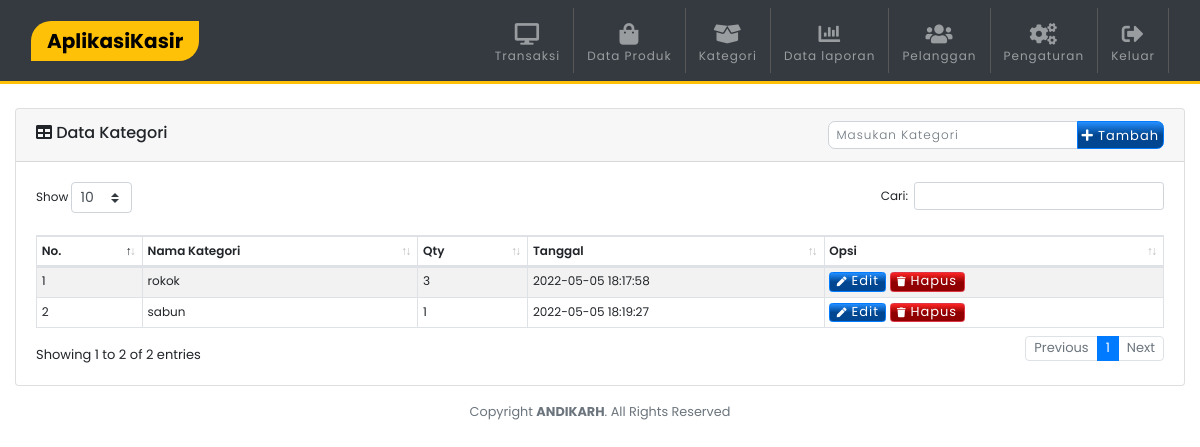
Screenshot of /kategori.php (signed in) with the database file from the repository.
### tables this page shows
CREATE TABLE `kategori` (
  `idkategori` int(11) NOT NULL,
  `nama_kategori` varchar(100) NOT NULL,
  `tgl_dibuat` timestamp NOT NULL DEFAULT current_timestamp() ON UPDATE current_timestamp()
);

### kategori.php (the view, shortened to what this page needs)
<?php include 'template/header.php';?>
<br>
<div class="card">
    <div class="card-header">
        <div class="card-tittle"><i class="fa fa-table me-2 d-none d-sm-inline-block d-md-inline-block"></i> Data Kategori
        <?php
            if(!empty($_GET['edit'])){
                $idkategori = $_GET['edit'];
                $edit = mysqli_query($conn,"SELECT * FROM kategori WHERE idkategori='$idkategori'");
                while($e=mysqli_fetch_array($edit)){
                    $namo= $e['nama_kategori'];
                    echo '<form method="POST" class="float-right">
                    <div class="input-group">
                        <input type="text" name="nama_kategori" class="form-control form-control-sm bg-white"
                        style="border-radius:0.428rem 0px 0px 0.428rem;"
                        placeholder="Masukan Kategori" value="'.$namo.'" required>
                        <div class="input-group-append">
                            <button class="btn btn-success btn-xs p-1" name="update"
                            style="border-radius: 0px 0.428rem 0.428rem 0px;" type="submit">
                                <i class="fas fa-check"></i><span class="d-none d-sm-inline-block d-md-inline-block ml-1">Update</span>
                            </button>
                            <a href="kategori.php" class="btn btn-danger btn-xs py-1 px-2 ml-1"><i class="fas fa-times"></i>
                            <span class="d-none d-sm-inline-block d-md-inline-block ml-1">Batal</span></a>
                        </div>
                    </div>
                </form>';
                }
                if(isset($_POST['update'])){
                    $namakategori = htmlspecialchars($_POST['nama_kategori']);
                    $editup = mysqli_query($conn,"UPDATE kategori SET nama_kategori='$namakategori' WHERE idkategori='$idkategori'");
                    echo '<script>alert("Berhasil Update Kategori");window.location="kategori.php"</script>';
                    }
            } else { ?>
                <form method="POST" class="float-right">
                <div class="input-group">
                    <input type="text" name="nama_kategori" class="form-control form-control-sm bg-white"
                    style="border-radius:0.428rem 0px 0px 0.428rem;"
                    placeholder="Masukan Kategori" required>
                    <div class="input-group-append">
                        <button class="btn btn-primary btn-xs p-1" name="addkategori"
                        style="border-radius: 0px 0.428rem 0.428rem 0px;" type="submit">
                            <i class="fa fa-plus"></i><span class="d-none d-sm-inline-block d-md-inline-block ml-1">Tambah</span>
                        </button>
                    </div>
                </div>
            </form>
            <?php } ?>
        </div>
    </div>
        <div class="card-body">
            <table class="table table-striped table-sm table-bordered dt-responsive nowrap" id="table" width="100%">
                        <thead>
                        <tr>
                            <th>No.</th>
                            <th>Nama Kategori</th>
                            <th>Qty</th>
                            <th>Tanggal</th>
                            <th>Opsi</th>
                        </tr>
                        </thead>
                        <tbody>
                            <?php
                                $no=1;
                                $data_produk=mysqli_query($conn,"SELECT * FROM kategori ORDER BY idkategori ASC");
                                while($d=mysqli_fetch_array($data_produk)){
                                    $idkategori = $d['idkategori'];
                                    ?>
                                    <tr>
                                        <td><?php echo $no++ ?></td>
                                        <td><?php echo $d['nama_kategori'] ?></td>
                                        <td><?php
                                            $result1 = mysqli_query($conn,"SELECT Count(idproduk) AS count FROM produk p, kategori k WHERE p.idkategori=k.idkategori and k.idkategori='$idkategori' ORDER BY idproduk ASC");
                                            $cekrow = mysqli_num_rows($result1);
                                            $row1 = mysqli_fetch_assoc($result1);
                                            $count = $row1['count'];
                                            if($cekrow > 0){
                                            echo ribuan($count);
                                            }
                                        ?></td>
                                        <td><?php echo $d['tgl_dibuat'] ?></td>
                                        <td>
                                        <a href="?edit=<?php echo $idkategori ?>" class="btn btn-primary btn-xs">
                                            <i class="fa fa-pen fa-xs mr-1"></i>Edit
                                        </a>
                                            <a class="btn btn-danger btn-xs" href="?hapus=<?php echo $idkategori ?>"
                                            onclick="javascript:return confirm('Hapus Data produk - <?php echo $d['nama_kategori'] ?> ?');">
                                            <i class="fa fa-trash fa-xs mr-1"></i>Hapus</a>
                                        </td>
                                    </tr>
                        <?php }?>
					</tbody>
                </table>
        </div>
</div>
<?php include 'template/footer.php';?>

### template/header.php (shortened to what this page needs)
<?php
include "config.php";
  function ribuan ($nilai){
    return number_format ($nilai, 0, ',', '.');
}
$result1 = mysqli_query($conn, "SELECT * FROM login");
while($data = mysqli_fetch_array($result1))
{
    $toko = $data['nama_toko'];
}
?>
<!DOCTYPE html>
<html lang="en">
<head>
  <link rel="stylesheet" href="assets/css/bootstrap.min.css">
  <link rel="stylesheet" href="assets/css/style.css">
  <link href="assets/fontawesome/css/all.min.css" rel="stylesheet" type="text/css">
  <link href="assets/vendor/datatables/dataTables.bootstrap4.min.css" rel="stylesheet">
  <link href="assets/vendor/datatables/responsive.bootstrap4.min.css" rel="stylesheet">
</head>
<body>
<nav class="navbar navbar-expand-lg navbar-dark bg-dark sticky-top">
<div class="container">
  <a class="navbar-brand px-3 bg-warning" href=""><?php echo $toko ?></a>
  <div class="collapse navbar-collapse" id="navbarC">
    <ul class="navbar-nav ml-auto">
      <li class="nav-item">
        <a class="nav-link" href="index.php">
        <span class="text-center d-block pt-2"><i class="fa fa-desktop fa-2x"></i></span>Transaksi</a>
      </li>
      <li class="nav-item">
        <a class="nav-link" href="produk.php">
        <span class="text-center d-block pt-2"><i class="fa fa-shopping-bag fa-2x"></i></span>Data Produk</a>
      </li>
      <li class="nav-item">
        <a class="nav-link" href="kategori.php">
        <span class="text-center d-block pt-2"><i class="fa fa-box-open fa-2x"></i></span>Kategori</a>
      </li>
      <li class="nav-item">
        <a class="nav-link" href="laporan.php">
        <span class="text-center d-block pt-2"><i class="fa fa-chart-bar fa-2x"></i></span>Data laporan</a>
      </li>
      <li class="nav-item">
        <a class="nav-link" href="pelanggan.php">
        <span class="text-center d-block pt-2"><i class="fa fa-users fa-2x"></i></span>Pelanggan</a>
      </li>
      <li class="nav-item">
        <a class="nav-link" href="pengaturan.php">
        <span class="text-center d-block pt-2"><i class="fa fa-cogs fa-2x"></i></span>Pengaturan</a>
      </li>
      <li class="nav-item">
        <a class="nav-link" href="logout.php" onclick="javascript:return confirm('Anda yakin ingin keluar ?');">
        <span class="text-center d-block pt-2"><i class="fa fa-sign-out-alt fa-2x"></i></span>Keluar</a>
      </li>
    </ul>
  </div>
  </div>
</nav>
<div class="container">

### assets/css/style.css (style rules this page uses)
html, body { font-size: 100%; font-family: 'Poppins', sans-serif; scroll-behavior: smooth; }
a { text-decoration: none !important; }
.container { max-width: 1250px; }
.btn { font-size: small !important; letter-spacing: 1px !important; }
.btn-primary { background: linear-gradient(180deg, rgb(37, 143, 255) 0%, rgb(0, 70, 145) 50%) !important; }
.btn-danger { background: linear-gradient(180deg, rgb(255, 37, 37) 0%, rgb(145, 0, 0) 50%) !important; }
::placeholder { opacity: 1; font-size: 12px !important; letter-spacing: 1px; font-weight: 300; }
input[type=text],input[type=password],input[type=number],input[type=email],textarea,input[type=hidden],input[type=search] { font-size: 12px !important; }
.fa-2x { font-size: 1.80em !important; }
.btn-group-xs > .btn, .btn-xs { padding: .25rem .4rem; font-size: .875rem; line-height: .5; border-radius: .2rem; }
.navbar { border-bottom: 3px solid #ffc107; }
.navbar-dark .navbar-nav .nav-item { font-weight: 400 !important; font-size: 12px; color: #c5c5c5 !important; letter-spacing: 1px; padding-left: 5px !important; padding-right: 5px !important; }
.navbar-dark .navbar-brand { font-weight: 700 !important; border-radius: 20px 0px; color: #000 !important; }
.navbar-dark .navbar-nav .nav-item { border-right: 1px solid rgb(87, 87, 87); }
.card-tittle { font-weight: 500 !important; }
table { font-size: 12px !important; }
table thead>tr>th { font-weight: 600 !important; }

### rows the page displays
kategori: nama_kategori "rokok", count "3", tgl_dibuat "2022-05-05 18:17:58"
kategori: nama_kategori "sabun", count "1", tgl_dibuat "2022-05-05 18:19:27"

### other values shown
$toko "AplikasiKasir"
